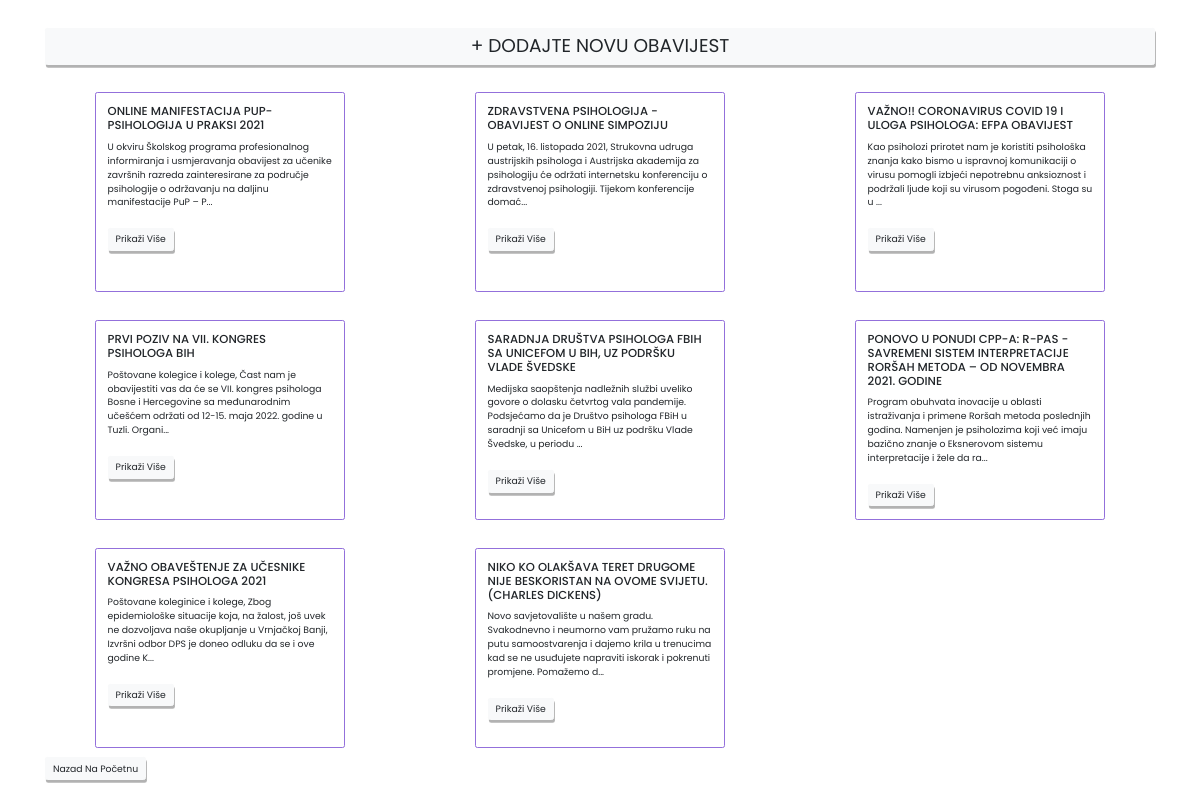
Screenshot of /vijesti/index.php with the database file from the repository.
### tables this page shows
CREATE TABLE `data` (
  `id` int(11) NOT NULL,
  `title` varchar(255) NOT NULL,
  `content` longtext NOT NULL
);

### vijesti/logic.php (called while the page is built, shortened)
<?php
    $conn = mysqli_connect("localhost", "root", "", "inf_baza");
    $sql = "SELECT * FROM data";
    $query = mysqli_query($conn, $sql);
?>

### vijesti/index.php (the view, shortened to what this page needs)
<?php
    include "logic.php";
?>
<!DOCTYPE html>
<html lang="en">
<head>
<link rel="stylesheet" href="stil.css">
    <link rel="stylesheet" href="https://stackpath.bootstrapcdn.com/bootstrap/4.5.2/css/bootstrap.min.css">
</head>
<body style="background-image: url('139.jpg');">
    <div class="container mt-5">
        <div class="text-center">
            <a href="create.php" class="btn btn-primary btn-light btn-block" style="font-size: 2rem;">+ DODAJTE NOVU OBAVIJEST</a>
        </div>
        <div class="row">
            <?php foreach($query as $q){ ?>
                <div class="col-12 col-lg-4 d-flex justify-content-center">
                    <div class="card text-black bg-white mt-5" style="width: 250px; height: 200px;  border-color: mediumpurple;">
                        <div class="card-body">
                            <h5 class="card-title" style="text-transform:uppercase;"><?php echo $q['title'];?></h5>
                            <p class="card-text" style="text-transform: none;"><?php echo substr($q['content'], 0, 200);?>...</p>
                            <a href="view.php?id=<?php echo $q['id']?>" class="btn btn-light">Prikaži više <span class="text-danger"></span></a>
                        </div>
                    </div>
                </div>
            <?php }?>
        </div>
               <a href="http://localhost/infiniteopolis/indexadmin.php" class="btn btn-light my-3">Nazad na početnu</a>
    </div>
</body>
</html>

### vijesti/stil.css (style rules this page uses)
:root { --gradient: linear-gradient(90deg, #FFFFFB, #5B5F97); }
* { font-family: 'Poppins', sans-serif; margin: 0; padding: 0; box-sizing: border-box; border: none; outline: none; text-decoration: none; text-transform: capitalize; transition: all .2s linear; }
html { font-size: 58%; overflow-x: hidden; }
body { background: url('slike/139.jpg'); background-size: cover; }
.btn { padding: 1rem 3rem; font-size: 2rem; color: #fff; background: #5B5F97; margin-top: 1rem; border-radius: 12px; cursor: pointer; box-shadow: 0.1rem .3rem rgba(0, 0, 0, .3); vertical-align: center; align-content: center; position: relative; z-index: 0; overflow: hidden; }
.btn::before { content: ''; position: absolute; top: -1rem; left:-100%; background: #fff; height: 150%; width: 20%; transform: rotate(25deg); z-index: -1; }

### rows the page displays
data: title "ONLINE MANIFESTACIJA PUP- PSIHOLOGIJA U PRAKSI 2021", content "U okviru Školskog programa profesionalnog informiranja i usmjeravanja obavijest za učenike završnih razreda zainteresirane za područje psihologije o održavanju na daljinu manifestacije PuP – P"
data: title "ZDRAVSTVENA PSIHOLOGIJA - OBAVIJEST O ONLINE SIMPOZIJU", content "U petak, 16. listopada 2021, Strukovna udruga austrijskih psihologa i Austrijska akademija za psihologiju će održati internetsku konferenciju o zdravstvenoj psihologiji. Tijekom konferencije domać"
data: title "VAŽNO!! CORONAVIRUS COVID 19 I ULOGA PSIHOLOGA: EFPA OBAVIJEST", content "Kao psiholozi prirotet nam je koristiti psihološka znanja kako bismo u ispravnoj komunikaciji o virusu pomogli izbjeći nepotrebnu anksioznost i podržali ljude koji su virusom pogođeni. Stoga su u"
data: title "PRVI POZIV NA VII. KONGRES PSIHOLOGA BIH", content "Poštovane kolegice i kolege, Čast nam je obavijestiti vas da će se VII. kongres psihologa Bosne i Hercegovine sa međunarodnim učešćem održati od 12-15. maja 2022. godine u Tuzli. Organi"
data: title "SARADNJA DRUŠTVA PSIHOLOGA FBIH SA UNICEFOM U BIH, UZ PODRŠKU VLADE ŠVEDSKE", content "Medijska saopštenja nadležnih službi uveliko govore o dolasku četvrtog vala pandemije. Podsjećamo da je Društvo psihologa FBiH u saradnji sa Unicefom u BiH uz podršku Vlade Švedske, u periodu"
data: title "PONOVO U PONUDI CPP-A: R-PAS - SAVREMENI SISTEM INTERPRETACIJE RORŠAH METODA – OD NOVEMBRA 2021. GODINE", content "Program obuhvata inovacije u oblasti istraživanja i primene Roršah metoda poslednjih godina. Namenjen je psiholozima koji već imaju bazično znanje o Eksnerovom sistemu interpretacije i žele da ra"
data: title "VAŽNO OBAVEŠTENJE ZA UČESNIKE KONGRESA PSIHOLOGA 2021", content "Poštovane koleginice i kolege, Zbog epidemiološke situacije koja, na žalost, još uvek ne dozvoljava naše okupljanje u Vrnjačkoj Banji, Izvršni odbor DPS je doneo odluku da se i ove godine K"
data: title "NIKO KO OLAKŠAVA TERET DRUGOME NIJE BESKORISTAN NA OVOME SVIJETU. (CHARLES DICKENS)", content "Novo savjetovalište u našem gradu. Svakodnevno i neumorno vam pružamo ruku na putu samoostvarenja i dajemo krila u trenucima kad se ne usuđujete napraviti iskorak i pokrenuti promjene. Pomažemo d"
